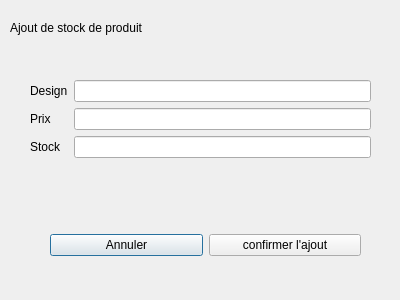
<?xml version="1.0" encoding="UTF-8"?>
<ui version="4.0">
 <class>Dialog</class>
 <widget class="QDialog" name="Dialog">
  <property name="geometry">
   <rect>
    <x>0</x>
    <y>0</y>
    <width>400</width>
    <height>300</height>
   </rect>
  </property>
  <property name="windowTitle">
   <string>Dialog</string>
  </property>
  <widget class="QWidget" name="formLayoutWidget">
   <property name="geometry">
    <rect>
     <x>30</x>
     <y>80</y>
     <width>341</width>
     <height>121</height>
    </rect>
   </property>
   <layout class="QFormLayout" name="formLayout">
    <item row="0" column="0">
     <widget class="QLabel" name="label">
      <property name="text">
       <string>Design</string>
      </property>
     </widget>
    </item>
    <item row="1" column="0">
     <widget class="QLabel" name="label_2">
      <property name="text">
       <string>Prix</string>
      </property>
     </widget>
    </item>
    <item row="2" column="0">
     <widget class="QLabel" name="label_3">
      <property name="text">
       <string>Stock</string>
      </property>
     </widget>
    </item>
    <item row="0" column="1">
     <widget class="QLineEdit" name="designEdit"/>
    </item>
    <item row="1" column="1">
     <widget class="QLineEdit" name="prixEdit"/>
    </item>
    <item row="2" column="1">
     <widget class="QLineEdit" name="stockEdit"/>
    </item>
   </layout>
  </widget>
  <widget class="QWidget" name="horizontalLayoutWidget">
   <property name="geometry">
    <rect>
     <x>50</x>
     <y>220</y>
     <width>311</width>
     <height>51</height>
    </rect>
   </property>
   <layout class="QHBoxLayout" name="horizontalLayout">
    <item>
     <widget class="QPushButton" name="pushButton_2">
      <property name="text">
       <string>Annuler</string>
      </property>
     </widget>
    </item>
    <item>
     <widget class="QPushButton" name="confirmAjoutBtn">
      <property name="text">
       <string>confirmer l'ajout</string>
      </property>
     </widget>
    </item>
   </layout>
  </widget>
  <widget class="QLabel" name="label_4">
   <property name="geometry">
    <rect>
     <x>10</x>
     <y>20</y>
     <width>171</width>
     <height>16</height>
    </rect>
   </property>
   <property name="text">
    <string>Ajout de stock de produit</string>
   </property>
  </widget>
 </widget>
 <resources/>
 <connections/>
</ui>
